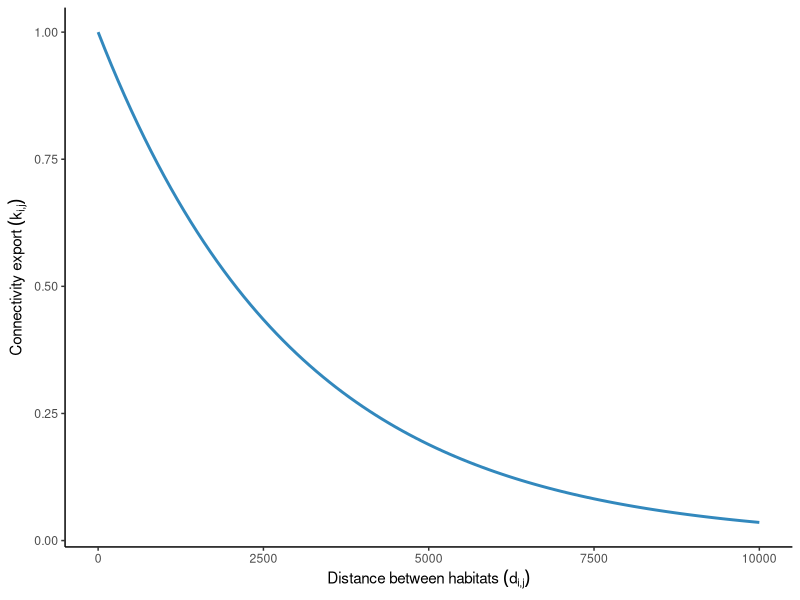
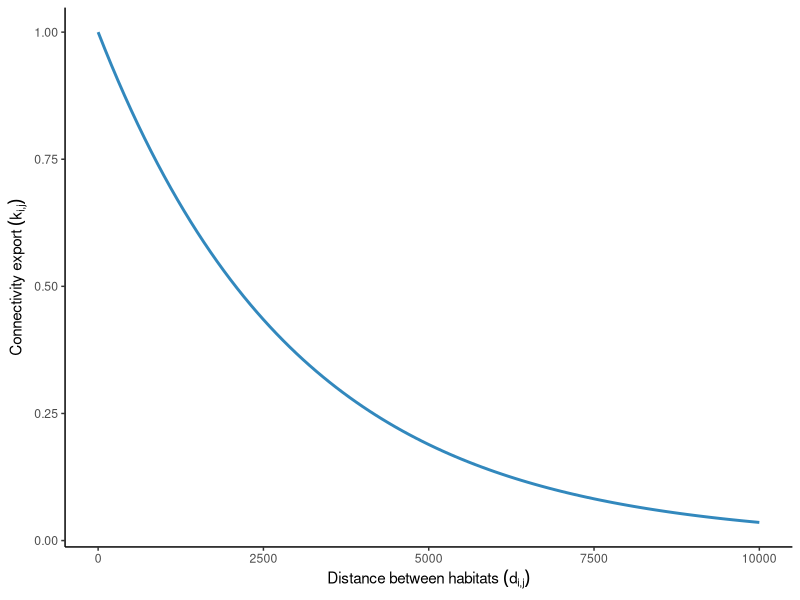

Write the R code that produced these figures, in order.
## ---- chunk 1
library(ggplot2)

a <- 0.3
dmax <- 10000
kern <- function(d){exp(-1*(d/(a*dmax)))}

kern.plot <- ggplot(data.frame(x = c(0, 10000)), aes(x = x)) +
             stat_function(fun = kern, geom = "line", colour = "#3288bd", linewidth = 1) +
             ylab(expression(Connectivity~export~(k[paste(i,",",j)])))+
             xlab(expression(Distance~between~habitats~(d[paste(i,",",j)])))+
             theme_classic()

kern.plot
## ---- chunk 2
jpeg(filename = "figures/dispersal_kernel.jpg", width=3000, height=2500, res=600)
kern.plot
dev.off()
